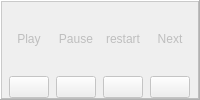
     <widget class="QFrame" name="RunControlBtns">
      <property name="enabled">
       <bool>false</bool>
      </property>
      <property name="maximumSize">
       <size>
        <width>16777215</width>
        <height>16777215</height>
       </size>
      </property>
      <property name="frameShape">
       <enum>QFrame::WinPanel</enum>
      </property>
      <property name="frameShadow">
       <enum>QFrame::Raised</enum>
      </property>
      <property name="lineWidth">
       <number>3</number>
      </property>
      <property name="midLineWidth">
       <number>2</number>
      </property>
      <layout class="QGridLayout" name="gridLayout_4">
       <property name="leftMargin">
        <number>0</number>
       </property>
       <property name="topMargin">
        <number>0</number>
       </property>
       <property name="rightMargin">
        <number>0</number>
       </property>
       <property name="bottomMargin">
        <number>0</number>
       </property>
       <property name="spacing">
        <number>0</number>
       </property>
       <item row="1" column="3">
        <widget class="QPushButton" name="BtnNext">
         <property name="sizePolicy">
          <sizepolicy hsizetype="Maximum" vsizetype="Fixed">
           <horstretch>0</horstretch>
           <verstretch>0</verstretch>
          </sizepolicy>
         </property>
         <property name="maximumSize">
          <size>
           <width>40</width>
           <height>16777215</height>
          </size>
         </property>
         <property name="whatsThis">
          <string>&lt;html&gt;&lt;head/&gt;&lt;body&gt;&lt;p&gt;Siguiente Ciclo...&lt;/p&gt;&lt;/body&gt;&lt;/html&gt;</string>
         </property>
         <property name="text">
          <string extracomment="Siguiente Ciclo"/>
         </property>
         <property name="iconSize">
          <size>
           <width>15</width>
           <height>15</height>
          </size>
         </property>
        </widget>
       </item>
       <item row="1" column="1">
        <widget class="QPushButton" name="BtnPause">
         <property name="sizePolicy">
          <sizepolicy hsizetype="Maximum" vsizetype="Fixed">
           <horstretch>0</horstretch>
           <verstretch>0</verstretch>
          </sizepolicy>
         </property>
         <property name="maximumSize">
          <size>
           <width>40</width>
           <height>16777215</height>
          </size>
         </property>
         <property name="whatsThis">
          <string>&lt;html&gt;&lt;head/&gt;&lt;body&gt;&lt;p&gt;pausar procesador&lt;/p&gt;&lt;/body&gt;&lt;/html&gt;</string>
         </property>
         <property name="text">
          <string extracomment="Pausar"/>
         </property>
         <property name="iconSize">
          <size>
           <width>15</width>
           <height>15</height>
          </size>
         </property>
        </widget>
       </item>
       <item row="1" column="2">
        <widget class="QPushButton" name="BtnRestart">
         <property name="sizePolicy">
          <sizepolicy hsizetype="Maximum" vsizetype="Fixed">
           <horstretch>0</horstretch>
           <verstretch>0</verstretch>
          </sizepolicy>
         </property>
         <property name="maximumSize">
          <size>
           <width>40</width>
           <height>16777215</height>
          </size>
         </property>
         <property name="text">
          <string extracomment="Reiniciar Procesador"/>
         </property>
         <property name="iconSize">
          <size>
           <width>15</width>
           <height>15</height>
          </size>
         </property>
        </widget>
       </item>
       <item row="0" column="0">
        <widget class="QLabel" name="label">
         <property name="text">
          <string>Play</string>
         </property>
         <property name="alignment">
          <set>Qt::AlignCenter</set>
         </property>
        </widget>
       </item>
       <item row="0" column="1">
        <widget class="QLabel" name="label_2">
         <property name="text">
          <string>Pause</string>
         </property>
         <property name="alignment">
          <set>Qt::AlignCenter</set>
         </property>
        </widget>
       </item>
       <item row="0" column="2">
        <widget class="QLabel" name="label_3">
         <property name="text">
          <string>restart</string>
         </property>
         <property name="alignment">
          <set>Qt::AlignCenter</set>
         </property>
        </widget>
       </item>
       <item row="0" column="3">
        <widget class="QLabel" name="label_4">
         <property name="lineWidth">
          <number>0</number>
         </property>
         <property name="text">
          <string>Next</string>
         </property>
         <property name="alignment">
          <set>Qt::AlignCenter</set>
         </property>
        </widget>
       </item>
       <item row="1" column="0">
        <widget class="QPushButton" name="BtnPlay">
         <property name="sizePolicy">
          <sizepolicy hsizetype="Maximum" vsizetype="Fixed">
           <horstretch>0</horstretch>
           <verstretch>0</verstretch>
          </sizepolicy>
         </property>
         <property name="maximumSize">
          <size>
           <width>40</width>
           <height>16777215</height>
          </size>
         </property>
         <property name="whatsThis">
          <string>&lt;html&gt;&lt;head/&gt;&lt;body&gt;&lt;p&gt;Continuar&lt;/p&gt;&lt;/body&gt;&lt;/html&gt;</string>
         </property>
         <property name="text">
          <string extracomment="Continuar . . ."/>
         </property>
         <property name="iconSize">
          <size>
           <width>15</width>
           <height>15</height>
          </size>
         </property>
        </widget>
       </item>
      </layout>
     </widget>
